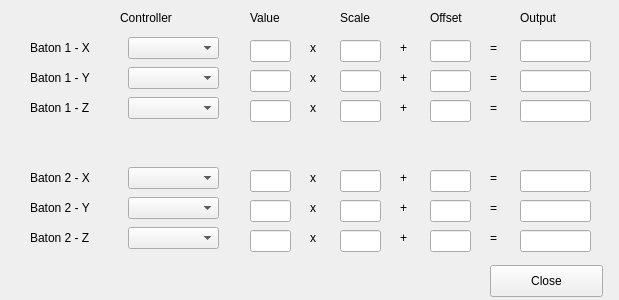
<?xml version="1.0" encoding="UTF-8"?>
<ui version="4.0">
 <class>RawMode</class>
 <widget class="QDialog" name="RawMode">
  <property name="geometry">
   <rect>
    <x>0</x>
    <y>0</y>
    <width>619</width>
    <height>300</height>
   </rect>
  </property>
  <property name="windowTitle">
   <string>Dialog</string>
  </property>
  <widget class="QLabel" name="label_31">
   <property name="geometry">
    <rect>
     <x>520</x>
     <y>10</y>
     <width>61</width>
     <height>16</height>
    </rect>
   </property>
   <property name="text">
    <string>Output</string>
   </property>
  </widget>
  <widget class="QLineEdit" name="leOutput4">
   <property name="geometry">
    <rect>
     <x>520</x>
     <y>170</y>
     <width>71</width>
     <height>22</height>
    </rect>
   </property>
  </widget>
  <widget class="QLabel" name="label_14">
   <property name="geometry">
    <rect>
     <x>310</x>
     <y>230</y>
     <width>16</width>
     <height>16</height>
    </rect>
   </property>
   <property name="text">
    <string>x</string>
   </property>
  </widget>
  <widget class="QLineEdit" name="leScale1">
   <property name="geometry">
    <rect>
     <x>340</x>
     <y>40</y>
     <width>41</width>
     <height>22</height>
    </rect>
   </property>
  </widget>
  <widget class="QLineEdit" name="leValue5">
   <property name="geometry">
    <rect>
     <x>250</x>
     <y>200</y>
     <width>41</width>
     <height>22</height>
    </rect>
   </property>
  </widget>
  <widget class="QLineEdit" name="leScale2">
   <property name="geometry">
    <rect>
     <x>340</x>
     <y>70</y>
     <width>41</width>
     <height>22</height>
    </rect>
   </property>
  </widget>
  <widget class="QLabel" name="label_19">
   <property name="geometry">
    <rect>
     <x>400</x>
     <y>170</y>
     <width>16</width>
     <height>16</height>
    </rect>
   </property>
   <property name="text">
    <string>+</string>
   </property>
  </widget>
  <widget class="QLineEdit" name="leOffset4">
   <property name="geometry">
    <rect>
     <x>430</x>
     <y>170</y>
     <width>41</width>
     <height>22</height>
    </rect>
   </property>
  </widget>
  <widget class="QLabel" name="label_24">
   <property name="geometry">
    <rect>
     <x>490</x>
     <y>40</y>
     <width>16</width>
     <height>16</height>
    </rect>
   </property>
   <property name="text">
    <string>=</string>
   </property>
  </widget>
  <widget class="QLabel" name="label_7">
   <property name="geometry">
    <rect>
     <x>340</x>
     <y>10</y>
     <width>61</width>
     <height>16</height>
    </rect>
   </property>
   <property name="text">
    <string>Scale</string>
   </property>
  </widget>
  <widget class="QLineEdit" name="leOutput5">
   <property name="geometry">
    <rect>
     <x>520</x>
     <y>200</y>
     <width>71</width>
     <height>22</height>
    </rect>
   </property>
  </widget>
  <widget class="QLineEdit" name="leScale4">
   <property name="geometry">
    <rect>
     <x>340</x>
     <y>170</y>
     <width>41</width>
     <height>22</height>
    </rect>
   </property>
  </widget>
  <widget class="QLabel" name="label_12">
   <property name="geometry">
    <rect>
     <x>310</x>
     <y>170</y>
     <width>16</width>
     <height>16</height>
    </rect>
   </property>
   <property name="text">
    <string>x</string>
   </property>
  </widget>
  <widget class="QLineEdit" name="leOutput2">
   <property name="geometry">
    <rect>
     <x>520</x>
     <y>70</y>
     <width>71</width>
     <height>22</height>
    </rect>
   </property>
  </widget>
  <widget class="QLabel" name="label_26">
   <property name="geometry">
    <rect>
     <x>490</x>
     <y>170</y>
     <width>16</width>
     <height>16</height>
    </rect>
   </property>
   <property name="text">
    <string>=</string>
   </property>
  </widget>
  <widget class="QLineEdit" name="leOutput1">
   <property name="geometry">
    <rect>
     <x>520</x>
     <y>40</y>
     <width>71</width>
     <height>22</height>
    </rect>
   </property>
  </widget>
  <widget class="QLabel" name="label_9">
   <property name="geometry">
    <rect>
     <x>250</x>
     <y>10</y>
     <width>61</width>
     <height>16</height>
    </rect>
   </property>
   <property name="text">
    <string>Value</string>
   </property>
  </widget>
  <widget class="QLineEdit" name="leValue1">
   <property name="geometry">
    <rect>
     <x>250</x>
     <y>40</y>
     <width>41</width>
     <height>22</height>
    </rect>
   </property>
  </widget>
  <widget class="QLineEdit" name="leOffset2">
   <property name="geometry">
    <rect>
     <x>430</x>
     <y>70</y>
     <width>41</width>
     <height>22</height>
    </rect>
   </property>
  </widget>
  <widget class="QLabel" name="label_10">
   <property name="geometry">
    <rect>
     <x>310</x>
     <y>40</y>
     <width>16</width>
     <height>16</height>
    </rect>
   </property>
   <property name="text">
    <string>x</string>
   </property>
  </widget>
  <widget class="QLineEdit" name="leOutput6">
   <property name="geometry">
    <rect>
     <x>520</x>
     <y>230</y>
     <width>71</width>
     <height>22</height>
    </rect>
   </property>
  </widget>
  <widget class="QLabel" name="label_28">
   <property name="geometry">
    <rect>
     <x>490</x>
     <y>230</y>
     <width>16</width>
     <height>16</height>
    </rect>
   </property>
   <property name="text">
    <string>=</string>
   </property>
  </widget>
  <widget class="QLineEdit" name="leOffset6">
   <property name="geometry">
    <rect>
     <x>430</x>
     <y>230</y>
     <width>41</width>
     <height>22</height>
    </rect>
   </property>
  </widget>
  <widget class="QLabel" name="label_13">
   <property name="geometry">
    <rect>
     <x>310</x>
     <y>200</y>
     <width>16</width>
     <height>16</height>
    </rect>
   </property>
   <property name="text">
    <string>x</string>
   </property>
  </widget>
  <widget class="QLineEdit" name="leValue6">
   <property name="geometry">
    <rect>
     <x>250</x>
     <y>230</y>
     <width>41</width>
     <height>22</height>
    </rect>
   </property>
  </widget>
  <widget class="QLabel" name="label_20">
   <property name="geometry">
    <rect>
     <x>400</x>
     <y>200</y>
     <width>16</width>
     <height>16</height>
    </rect>
   </property>
   <property name="text">
    <string>+</string>
   </property>
  </widget>
  <widget class="QLineEdit" name="leScale5">
   <property name="geometry">
    <rect>
     <x>340</x>
     <y>200</y>
     <width>41</width>
     <height>22</height>
    </rect>
   </property>
  </widget>
  <widget class="QLineEdit" name="leScale6">
   <property name="geometry">
    <rect>
     <x>340</x>
     <y>230</y>
     <width>41</width>
     <height>22</height>
    </rect>
   </property>
  </widget>
  <widget class="QLabel" name="label_17">
   <property name="geometry">
    <rect>
     <x>400</x>
     <y>40</y>
     <width>16</width>
     <height>16</height>
    </rect>
   </property>
   <property name="text">
    <string>+</string>
   </property>
  </widget>
  <widget class="QLabel" name="label_21">
   <property name="geometry">
    <rect>
     <x>400</x>
     <y>230</y>
     <width>16</width>
     <height>16</height>
    </rect>
   </property>
   <property name="text">
    <string>+</string>
   </property>
  </widget>
  <widget class="QLineEdit" name="leOffset5">
   <property name="geometry">
    <rect>
     <x>430</x>
     <y>200</y>
     <width>41</width>
     <height>22</height>
    </rect>
   </property>
  </widget>
  <widget class="QLineEdit" name="leOffset1">
   <property name="geometry">
    <rect>
     <x>430</x>
     <y>40</y>
     <width>41</width>
     <height>22</height>
    </rect>
   </property>
  </widget>
  <widget class="QLabel" name="label_8">
   <property name="geometry">
    <rect>
     <x>430</x>
     <y>10</y>
     <width>61</width>
     <height>16</height>
    </rect>
   </property>
   <property name="text">
    <string>Offset</string>
   </property>
  </widget>
  <widget class="QLabel" name="label_25">
   <property name="geometry">
    <rect>
     <x>490</x>
     <y>70</y>
     <width>16</width>
     <height>16</height>
    </rect>
   </property>
   <property name="text">
    <string>=</string>
   </property>
  </widget>
  <widget class="QLineEdit" name="leValue4">
   <property name="geometry">
    <rect>
     <x>250</x>
     <y>170</y>
     <width>41</width>
     <height>22</height>
    </rect>
   </property>
  </widget>
  <widget class="QLabel" name="label_27">
   <property name="geometry">
    <rect>
     <x>490</x>
     <y>200</y>
     <width>16</width>
     <height>16</height>
    </rect>
   </property>
   <property name="text">
    <string>=</string>
   </property>
  </widget>
  <widget class="QLineEdit" name="leValue2">
   <property name="geometry">
    <rect>
     <x>250</x>
     <y>70</y>
     <width>41</width>
     <height>22</height>
    </rect>
   </property>
  </widget>
  <widget class="QLabel" name="label_11">
   <property name="geometry">
    <rect>
     <x>310</x>
     <y>70</y>
     <width>16</width>
     <height>16</height>
    </rect>
   </property>
   <property name="text">
    <string>x</string>
   </property>
  </widget>
  <widget class="QLabel" name="label_18">
   <property name="geometry">
    <rect>
     <x>400</x>
     <y>70</y>
     <width>16</width>
     <height>16</height>
    </rect>
   </property>
   <property name="text">
    <string>+</string>
   </property>
  </widget>
  <widget class="QLabel" name="label_22">
   <property name="geometry">
    <rect>
     <x>400</x>
     <y>100</y>
     <width>16</width>
     <height>16</height>
    </rect>
   </property>
   <property name="text">
    <string>+</string>
   </property>
  </widget>
  <widget class="QLineEdit" name="leScale3">
   <property name="geometry">
    <rect>
     <x>340</x>
     <y>100</y>
     <width>41</width>
     <height>22</height>
    </rect>
   </property>
  </widget>
  <widget class="QLabel" name="label_29">
   <property name="geometry">
    <rect>
     <x>490</x>
     <y>100</y>
     <width>16</width>
     <height>16</height>
    </rect>
   </property>
   <property name="text">
    <string>=</string>
   </property>
  </widget>
  <widget class="QLineEdit" name="leOutput3">
   <property name="geometry">
    <rect>
     <x>520</x>
     <y>100</y>
     <width>71</width>
     <height>22</height>
    </rect>
   </property>
  </widget>
  <widget class="QLineEdit" name="leOffset3">
   <property name="geometry">
    <rect>
     <x>430</x>
     <y>100</y>
     <width>41</width>
     <height>22</height>
    </rect>
   </property>
  </widget>
  <widget class="QLineEdit" name="leValue3">
   <property name="geometry">
    <rect>
     <x>250</x>
     <y>100</y>
     <width>41</width>
     <height>22</height>
    </rect>
   </property>
  </widget>
  <widget class="QLabel" name="label_15">
   <property name="geometry">
    <rect>
     <x>310</x>
     <y>100</y>
     <width>16</width>
     <height>16</height>
    </rect>
   </property>
   <property name="text">
    <string>x</string>
   </property>
  </widget>
  <widget class="QLabel" name="label_16">
   <property name="geometry">
    <rect>
     <x>120</x>
     <y>10</y>
     <width>71</width>
     <height>16</height>
    </rect>
   </property>
   <property name="text">
    <string>Controller</string>
   </property>
  </widget>
  <widget class="QPushButton" name="pbClose">
   <property name="geometry">
    <rect>
     <x>490</x>
     <y>265</y>
     <width>113</width>
     <height>32</height>
    </rect>
   </property>
   <property name="focusPolicy">
    <enum>Qt::NoFocus</enum>
   </property>
   <property name="text">
    <string>Close</string>
   </property>
  </widget>
  <widget class="QWidget" name="">
   <property name="geometry">
    <rect>
     <x>30</x>
     <y>35</y>
     <width>189</width>
     <height>86</height>
    </rect>
   </property>
   <layout class="QGridLayout" name="gridLayout">
    <item row="0" column="0">
     <widget class="QLabel" name="label">
      <property name="text">
       <string>Baton 1 - X</string>
      </property>
     </widget>
    </item>
    <item row="0" column="1">
     <widget class="QComboBox" name="cbB1X"/>
    </item>
    <item row="1" column="0">
     <widget class="QLabel" name="label_2">
      <property name="text">
       <string>Baton 1 - Y</string>
      </property>
     </widget>
    </item>
    <item row="1" column="1">
     <widget class="QComboBox" name="cbB1Y"/>
    </item>
    <item row="2" column="0">
     <widget class="QLabel" name="label_3">
      <property name="text">
       <string>Baton 1 - Z</string>
      </property>
     </widget>
    </item>
    <item row="2" column="1">
     <widget class="QComboBox" name="cbB1Z"/>
    </item>
   </layout>
  </widget>
  <widget class="QWidget" name="">
   <property name="geometry">
    <rect>
     <x>30</x>
     <y>165</y>
     <width>189</width>
     <height>86</height>
    </rect>
   </property>
   <layout class="QGridLayout" name="gridLayout_2">
    <item row="0" column="0">
     <widget class="QLabel" name="label_4">
      <property name="text">
       <string>Baton 2 - X</string>
      </property>
     </widget>
    </item>
    <item row="0" column="1">
     <widget class="QComboBox" name="cbB2X"/>
    </item>
    <item row="1" column="0">
     <widget class="QLabel" name="label_5">
      <property name="text">
       <string>Baton 2 - Y</string>
      </property>
     </widget>
    </item>
    <item row="1" column="1">
     <widget class="QComboBox" name="cbB2Y"/>
    </item>
    <item row="2" column="0">
     <widget class="QLabel" name="label_6">
      <property name="text">
       <string>Baton 2 - Z</string>
      </property>
     </widget>
    </item>
    <item row="2" column="1">
     <widget class="QComboBox" name="cbB2Z"/>
    </item>
   </layout>
  </widget>
 </widget>
 <resources/>
 <connections/>
 <designerdata>
  <property name="gridDeltaX">
   <number>10</number>
  </property>
  <property name="gridDeltaY">
   <number>5</number>
  </property>
  <property name="gridSnapX">
   <bool>true</bool>
  </property>
  <property name="gridSnapY">
   <bool>true</bool>
  </property>
  <property name="gridVisible">
   <bool>true</bool>
  </property>
 </designerdata>
</ui>
